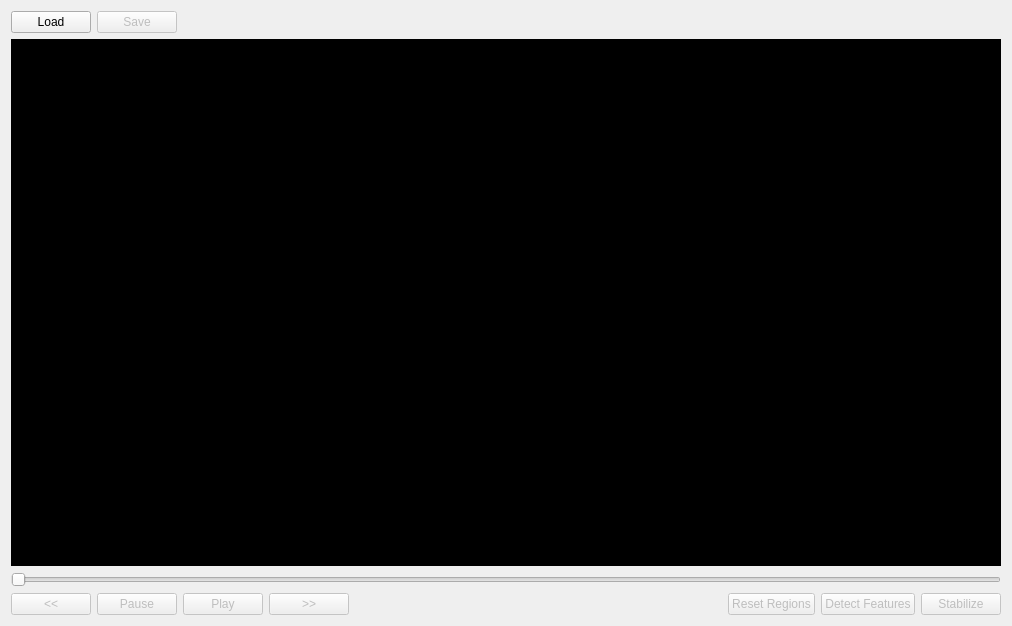
<?xml version="1.0" encoding="UTF-8"?>
<ui version="4.0">
 <class>StabilizeWindow</class>
 <widget class="QMainWindow" name="StabilizeWindow">
  <property name="geometry">
   <rect>
    <x>0</x>
    <y>0</y>
    <width>1012</width>
    <height>626</height>
   </rect>
  </property>
  <property name="windowTitle">
   <string>StabilizeWindow</string>
  </property>
  <widget class="QWidget" name="centralWidget">
   <layout class="QVBoxLayout" name="verticalLayout">
    <item>
     <layout class="QHBoxLayout" name="horizontalLayout_3">
      <item>
       <widget class="QPushButton" name="pushButton_5">
        <property name="sizePolicy">
         <sizepolicy hsizetype="Fixed" vsizetype="Fixed">
          <horstretch>0</horstretch>
          <verstretch>0</verstretch>
         </sizepolicy>
        </property>
        <property name="text">
         <string>Load</string>
        </property>
       </widget>
      </item>
      <item>
       <widget class="QPushButton" name="pushButton_6">
        <property name="enabled">
         <bool>false</bool>
        </property>
        <property name="sizePolicy">
         <sizepolicy hsizetype="Fixed" vsizetype="Fixed">
          <horstretch>0</horstretch>
          <verstretch>0</verstretch>
         </sizepolicy>
        </property>
        <property name="text">
         <string>Save</string>
        </property>
       </widget>
      </item>
      <item>
       <spacer name="horizontalSpacer_2">
        <property name="orientation">
         <enum>Qt::Horizontal</enum>
        </property>
        <property name="sizeHint" stdset="0">
         <size>
          <width>40</width>
          <height>20</height>
         </size>
        </property>
       </spacer>
      </item>
     </layout>
    </item>
    <item>
     <widget class="VideoView" name="preview">
      <property name="styleSheet">
       <string notr="true">background-color: black;</string>
      </property>
      <property name="text">
       <string/>
      </property>
     </widget>
    </item>
    <item>
     <layout class="QVBoxLayout" name="verticalLayout_2">
      <item>
       <widget class="QSlider" name="horizontalSlider">
        <property name="orientation">
         <enum>Qt::Horizontal</enum>
        </property>
       </widget>
      </item>
      <item>
       <layout class="QHBoxLayout" name="horizontalLayout">
        <property name="sizeConstraint">
         <enum>QLayout::SetDefaultConstraint</enum>
        </property>
        <item>
         <widget class="QPushButton" name="pushButton_2">
          <property name="enabled">
           <bool>false</bool>
          </property>
          <property name="sizePolicy">
           <sizepolicy hsizetype="Fixed" vsizetype="Fixed">
            <horstretch>0</horstretch>
            <verstretch>0</verstretch>
           </sizepolicy>
          </property>
          <property name="baseSize">
           <size>
            <width>0</width>
            <height>0</height>
           </size>
          </property>
          <property name="text">
           <string>&lt;&lt;</string>
          </property>
         </widget>
        </item>
        <item>
         <widget class="QPushButton" name="pushButton">
          <property name="enabled">
           <bool>false</bool>
          </property>
          <property name="sizePolicy">
           <sizepolicy hsizetype="Fixed" vsizetype="Fixed">
            <horstretch>0</horstretch>
            <verstretch>0</verstretch>
           </sizepolicy>
          </property>
          <property name="text">
           <string>Pause</string>
          </property>
         </widget>
        </item>
        <item>
         <widget class="QPushButton" name="pushButton_3">
          <property name="enabled">
           <bool>false</bool>
          </property>
          <property name="text">
           <string>Play</string>
          </property>
         </widget>
        </item>
        <item>
         <widget class="QPushButton" name="pushButton_4">
          <property name="enabled">
           <bool>false</bool>
          </property>
          <property name="text">
           <string>&gt;&gt;</string>
          </property>
         </widget>
        </item>
        <item>
         <spacer name="horizontalSpacer">
          <property name="orientation">
           <enum>Qt::Horizontal</enum>
          </property>
          <property name="sizeHint" stdset="0">
           <size>
            <width>40</width>
            <height>20</height>
           </size>
          </property>
         </spacer>
        </item>
        <item>
         <widget class="QPushButton" name="reset_regions_button">
          <property name="enabled">
           <bool>false</bool>
          </property>
          <property name="text">
           <string>Reset Regions</string>
          </property>
         </widget>
        </item>
        <item>
         <widget class="QPushButton" name="detect_features_button">
          <property name="enabled">
           <bool>false</bool>
          </property>
          <property name="text">
           <string>Detect Features</string>
          </property>
         </widget>
        </item>
        <item>
         <widget class="QPushButton" name="stabilize_button">
          <property name="enabled">
           <bool>false</bool>
          </property>
          <property name="text">
           <string>Stabilize</string>
          </property>
         </widget>
        </item>
       </layout>
      </item>
     </layout>
    </item>
   </layout>
  </widget>
  <action name="actionOpen">
   <property name="text">
    <string>Open...</string>
   </property>
  </action>
 </widget>
 <layoutdefault spacing="6" margin="11"/>
 <customwidgets>
  <customwidget>
   <class>VideoView</class>
   <extends>QLabel</extends>
   <header>videoview.h</header>
   <slots>
    <signal>AddMask(QPoint,QPoint)</signal>
   </slots>
  </customwidget>
 </customwidgets>
 <resources/>
 <connections>
  <connection>
   <sender>pushButton_5</sender>
   <signal>clicked()</signal>
   <receiver>StabilizeWindow</receiver>
   <slot>on_loadButton_clicked()</slot>
   <hints>
    <hint type="sourcelabel">
     <x>35</x>
     <y>104</y>
    </hint>
    <hint type="destinationlabel">
     <x>-128</x>
     <y>175</y>
    </hint>
   </hints>
  </connection>
  <connection>
   <sender>preview</sender>
   <signal>AddMask(QPoint,QPoint)</signal>
   <receiver>StabilizeWindow</receiver>
   <slot>on_addMask(QPoint,QPoint)</slot>
   <hints>
    <hint type="sourcelabel">
     <x>884</x>
     <y>270</y>
    </hint>
    <hint type="destinationlabel">
     <x>1127</x>
     <y>329</y>
    </hint>
   </hints>
  </connection>
 </connections>
 <slots>
  <slot>on_loadButton_clicked()</slot>
  <slot>on_addMask(QPoint,QPoint)</slot>
 </slots>
</ui>
